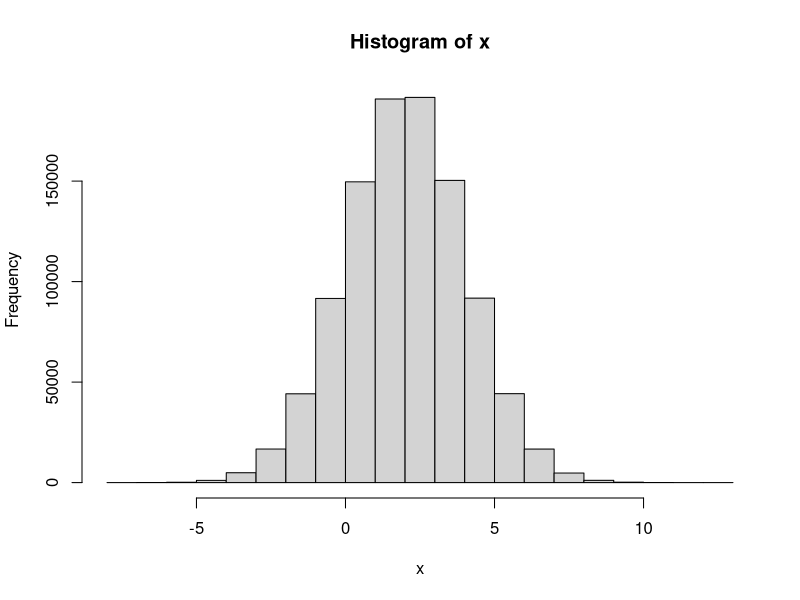

Write the R code that produced this figure.
## ---- chunk 1
x = rnorm(10^6, mean = 2, sd = 2)
hist(x)
# long computation
Sys.sleep(3)
## ---- chunk 2
a = 5
## ---- chunk 3
(b = 2*a)
